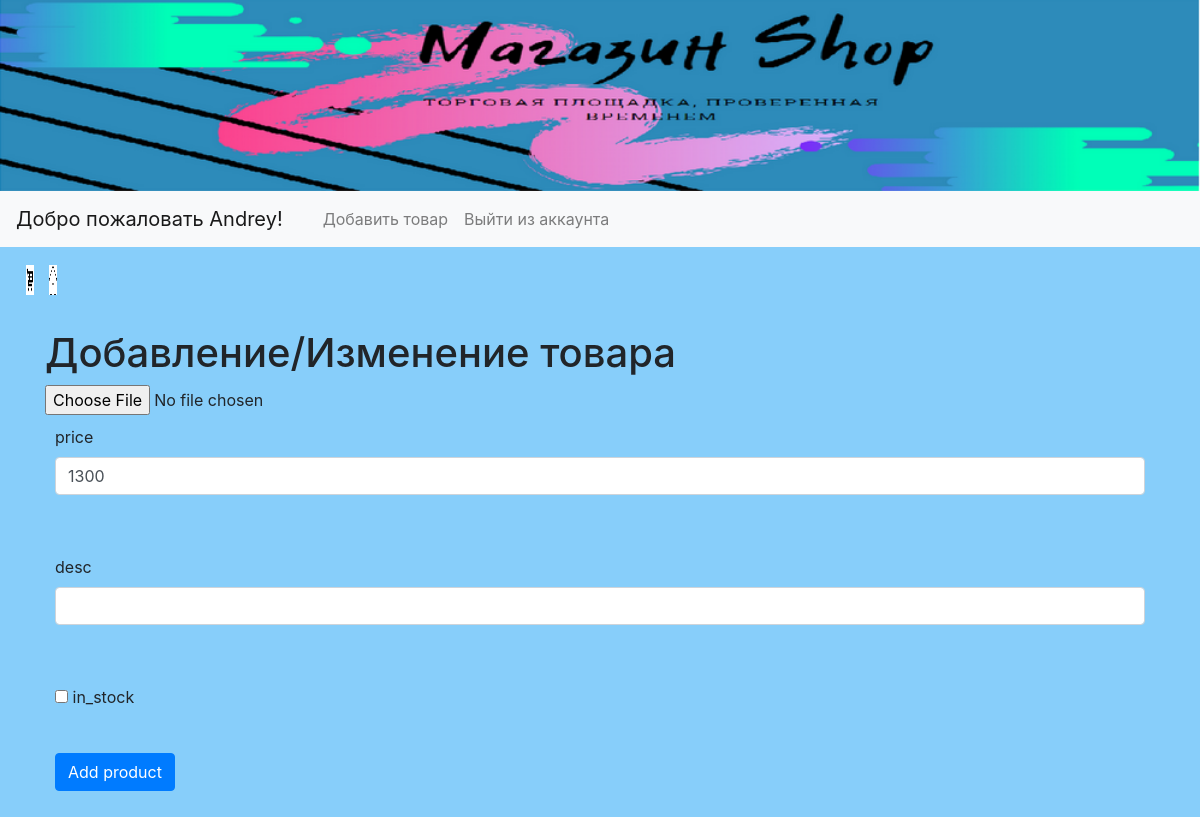
The app's page /edit_product/1 (signed in), older data.
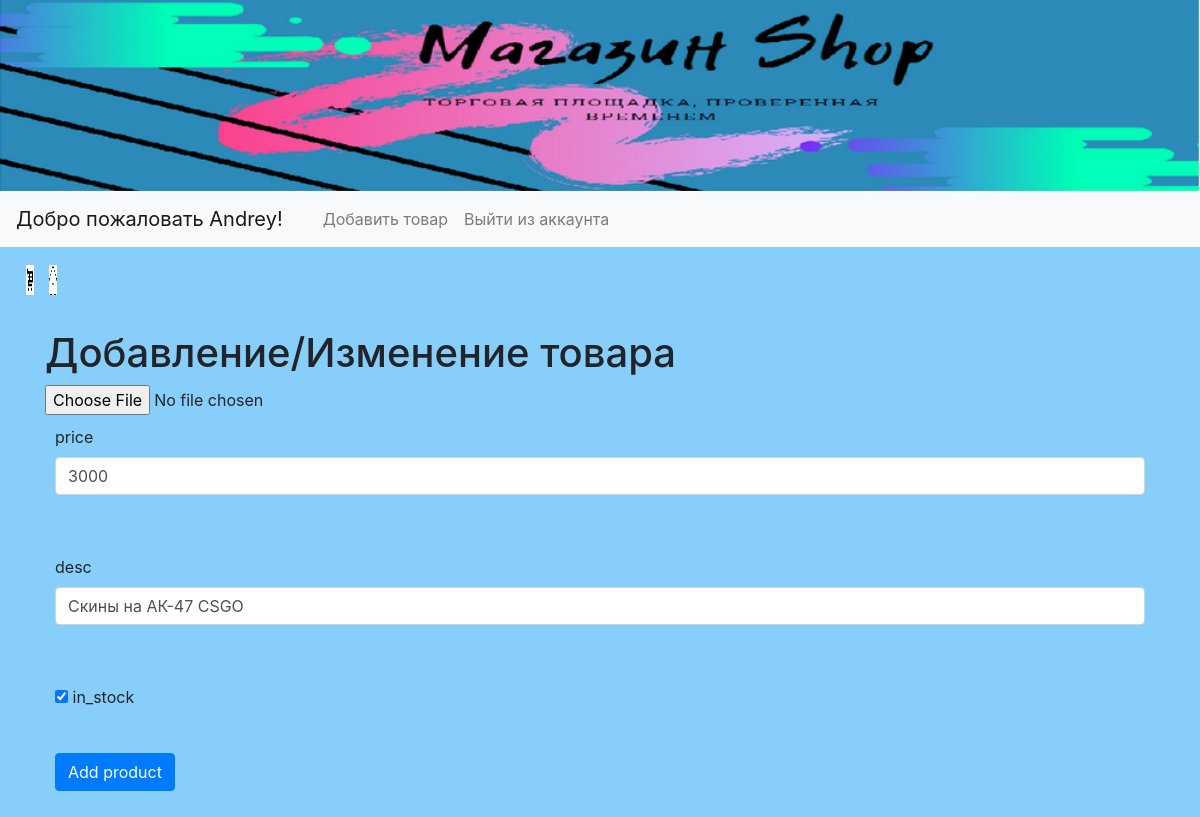
The same page, newer data.
### data/products.py (models this page shows)
class Product(SqlAlchemyBase, UserMixin):
    __tablename__ = 'products'
    id = sqlalchemy.Column(sqlalchemy.Integer,
                           primary_key=True, autoincrement=True)
    img = sqlalchemy.Column(sqlalchemy.Text, nullable=True)
    price = sqlalchemy.Column(sqlalchemy.Integer, nullable=True)
    desc = sqlalchemy.Column(sqlalchemy.String, nullable=True)
    in_stock = sqlalchemy.Column(sqlalchemy.Boolean, nullable=True)
    user_id = sqlalchemy.Column(sqlalchemy.Integer, sqlalchemy.ForeignKey("users.id"))
    modified_date = sqlalchemy.Column(sqlalchemy.DateTime,
                                      default=datetime.datetime.now)
    user = orm.relation('User')

### main.py (the view, shortened to what this page needs)
@app.route('/edit_product/<id>', methods=['GET', 'POST'])
def edit(id):
    form = CreateForm()
    if request.method == 'GET':
        db_sess = db_session.create_session()
        prds = db_sess.query(Product).filter(Product.id == id,
                                             Product.user_id == current_user.id
                                             ).first()
        if prds:
            form.price.data = prds.price
            form.desc.data = prds.desc
            form.in_stock.data = prds.in_stock
        else:
            abort(404)
    return render_template('product.html', title='Добавление товара',
                           form=form)

### forms/product.py
class CreateForm(FlaskForm):
    img = FileField('image')
    price = IntegerField('price')
    desc = StringField('desc')
    in_stock = BooleanField('in_stock')
    submit = SubmitField('Add product')

### data/db_session.py (called while the page is built)
def create_session() -> Session:
    global __factory
    return __factory()

### main.py (called while the page is built)
@login_manager.user_loader
def load_user(user_id):
    db_sess = db_session.create_session()
    return db_sess.query(User).get(user_id)

### templates/product.html (shortened to what this page needs)
{% extends "base.html" %}
{% block content %}
<h1>Добавление/Изменение товара</h1>
<form action="" method="post" enctype=multipart/form-data>
    <input type=file name="fl">
    <p>
        {{ form.price.label }}<br>
        {{ form.price(class="form-control") }}<br>
    </p>
    <p>
        {{ form.desc.label }}<br>
        {{ form.desc(class="form-control") }}<br>
    </p>
    <p>{{ form.in_stock }} {{ form.in_stock.label }}</p>
    <p>{{ form.submit(type="submit", class="btn btn-primary") }}</p>
</form>
{% endblock %}

Row changes from the older to the newer data that the page shows:
changed Product: price "1300" → "3000"; desc (not shown) → "Скины на АК-47 CSGO"; in_stock "☐" → "☑"
